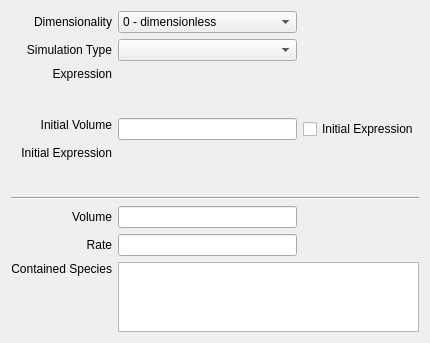
<?xml version="1.0" encoding="UTF-8"?>
<ui version="4.0">
 <comment> All rights reserved. </comment>
 <class>CQCompartment</class>
 <widget class="CopasiWidget" name="CQCompartment">
  <property name="geometry">
   <rect>
    <x>0</x>
    <y>0</y>
    <width>430</width>
    <height>336</height>
   </rect>
  </property>
  <property name="sizePolicy">
   <sizepolicy hsizetype="Preferred" vsizetype="Preferred">
    <horstretch>0</horstretch>
    <verstretch>0</verstretch>
   </sizepolicy>
  </property>
  <property name="caption" stdset="0">
   <string>Compartment</string>
  </property>
  <layout class="QGridLayout" name="gridLayout" columnstretch="0,1,0,0,0">
   <item row="0" column="0">
    <widget class="QLabel" name="mpLblDim">
     <property name="sizePolicy">
      <sizepolicy hsizetype="Preferred" vsizetype="Minimum">
       <horstretch>0</horstretch>
       <verstretch>0</verstretch>
      </sizepolicy>
     </property>
     <property name="text">
      <string>Dimensionality</string>
     </property>
     <property name="alignment">
      <set>Qt::AlignRight|Qt::AlignTrailing|Qt::AlignVCenter</set>
     </property>
     <property name="wordWrap">
      <bool>false</bool>
     </property>
    </widget>
   </item>
   <item row="0" column="1" colspan="3">
    <widget class="QComboBox" name="mpComboBoxDim">
     <property name="sizePolicy">
      <sizepolicy hsizetype="MinimumExpanding" vsizetype="Fixed">
       <horstretch>0</horstretch>
       <verstretch>0</verstretch>
      </sizepolicy>
     </property>
     <item>
      <property name="text">
       <string>0 - dimensionless</string>
      </property>
     </item>
     <item>
      <property name="text">
       <string>1D - Length</string>
      </property>
     </item>
     <item>
      <property name="text">
       <string>2D - Area</string>
      </property>
     </item>
     <item>
      <property name="text">
       <string>3D - Volume</string>
      </property>
     </item>
    </widget>
   </item>
   <item row="1" column="0">
    <widget class="QLabel" name="mpLblType">
     <property name="sizePolicy">
      <sizepolicy hsizetype="Preferred" vsizetype="Minimum">
       <horstretch>0</horstretch>
       <verstretch>0</verstretch>
      </sizepolicy>
     </property>
     <property name="text">
      <string>Simulation Type</string>
     </property>
     <property name="alignment">
      <set>Qt::AlignRight|Qt::AlignTrailing|Qt::AlignVCenter</set>
     </property>
     <property name="wordWrap">
      <bool>false</bool>
     </property>
    </widget>
   </item>
   <item row="1" column="1" colspan="3">
    <widget class="QComboBox" name="mpComboBoxType">
     <property name="sizePolicy">
      <sizepolicy hsizetype="MinimumExpanding" vsizetype="Fixed">
       <horstretch>0</horstretch>
       <verstretch>0</verstretch>
      </sizepolicy>
     </property>
    </widget>
   </item>
   <item row="2" column="0">
    <widget class="QLabel" name="mpLblExpression">
     <property name="sizePolicy">
      <sizepolicy hsizetype="Preferred" vsizetype="Minimum">
       <horstretch>0</horstretch>
       <verstretch>0</verstretch>
      </sizepolicy>
     </property>
     <property name="text">
      <string>Expression</string>
     </property>
     <property name="alignment">
      <set>Qt::AlignRight|Qt::AlignTop|Qt::AlignTrailing</set>
     </property>
     <property name="wordWrap">
      <bool>false</bool>
     </property>
    </widget>
   </item>
   <item row="2" column="1" colspan="4">
    <widget class="CQExpressionMmlStackedWidget" name="mpExpressionEMW">
     <property name="sizePolicy">
      <sizepolicy hsizetype="Preferred" vsizetype="Preferred">
       <horstretch>0</horstretch>
       <verstretch>1</verstretch>
      </sizepolicy>
     </property>
     <property name="minimumSize">
      <size>
       <width>300</width>
       <height>45</height>
      </size>
     </property>
     <property name="currentIndex">
      <number>1</number>
     </property>
     <widget class="QWidget" name="page"/>
     <widget class="QWidget" name="page_2"/>
    </widget>
   </item>
   <item row="3" column="0">
    <widget class="QLabel" name="mpLblInitialValue">
     <property name="sizePolicy">
      <sizepolicy hsizetype="Preferred" vsizetype="Minimum">
       <horstretch>0</horstretch>
       <verstretch>0</verstretch>
      </sizepolicy>
     </property>
     <property name="text">
      <string>Initial Volume</string>
     </property>
     <property name="alignment">
      <set>Qt::AlignRight</set>
     </property>
     <property name="wordWrap">
      <bool>false</bool>
     </property>
    </widget>
   </item>
   <item row="3" column="1" colspan="3">
    <widget class="QLineEdit" name="mpEditInitialVolume">
     <property name="sizePolicy">
      <sizepolicy hsizetype="MinimumExpanding" vsizetype="Fixed">
       <horstretch>0</horstretch>
       <verstretch>0</verstretch>
      </sizepolicy>
     </property>
    </widget>
   </item>
   <item row="3" column="4">
    <widget class="QCheckBox" name="mpBoxUseInitialExpression">
     <property name="text">
      <string>Initial Expression</string>
     </property>
    </widget>
   </item>
   <item row="4" column="0">
    <widget class="QLabel" name="mpLblInitialExpression">
     <property name="sizePolicy">
      <sizepolicy hsizetype="Preferred" vsizetype="Minimum">
       <horstretch>0</horstretch>
       <verstretch>0</verstretch>
      </sizepolicy>
     </property>
     <property name="text">
      <string>Initial Expression</string>
     </property>
     <property name="alignment">
      <set>Qt::AlignRight|Qt::AlignTop|Qt::AlignTrailing</set>
     </property>
     <property name="wordWrap">
      <bool>false</bool>
     </property>
    </widget>
   </item>
   <item row="4" column="1" colspan="4">
    <widget class="CQExpressionMmlStackedWidget" name="mpInitialExpressionEMW">
     <property name="sizePolicy">
      <sizepolicy hsizetype="Preferred" vsizetype="Preferred">
       <horstretch>0</horstretch>
       <verstretch>1</verstretch>
      </sizepolicy>
     </property>
     <property name="minimumSize">
      <size>
       <width>300</width>
       <height>45</height>
      </size>
     </property>
     <property name="currentIndex">
      <number>1</number>
     </property>
     <widget class="QWidget" name="page_3"/>
     <widget class="QWidget" name="page_4"/>
    </widget>
   </item>
   <item row="5" column="0" colspan="5">
    <widget class="Line" name="mpLine1">
     <property name="frameShape">
      <enum>QFrame::HLine</enum>
     </property>
     <property name="frameShadow">
      <enum>QFrame::Sunken</enum>
     </property>
    </widget>
   </item>
   <item row="6" column="0">
    <widget class="QLabel" name="mpLblVolume">
     <property name="sizePolicy">
      <sizepolicy hsizetype="Preferred" vsizetype="Minimum">
       <horstretch>0</horstretch>
       <verstretch>0</verstretch>
      </sizepolicy>
     </property>
     <property name="text">
      <string>Volume</string>
     </property>
     <property name="alignment">
      <set>Qt::AlignRight|Qt::AlignTrailing|Qt::AlignVCenter</set>
     </property>
     <property name="wordWrap">
      <bool>false</bool>
     </property>
    </widget>
   </item>
   <item row="6" column="1" colspan="3">
    <widget class="QLineEdit" name="mpEditCurrentVolume">
     <property name="sizePolicy">
      <sizepolicy hsizetype="MinimumExpanding" vsizetype="Fixed">
       <horstretch>0</horstretch>
       <verstretch>0</verstretch>
      </sizepolicy>
     </property>
     <property name="readOnly">
      <bool>true</bool>
     </property>
    </widget>
   </item>
   <item row="7" column="0">
    <widget class="QLabel" name="mpLblRate">
     <property name="sizePolicy">
      <sizepolicy hsizetype="Preferred" vsizetype="Minimum">
       <horstretch>0</horstretch>
       <verstretch>0</verstretch>
      </sizepolicy>
     </property>
     <property name="text">
      <string>Rate</string>
     </property>
     <property name="alignment">
      <set>Qt::AlignRight|Qt::AlignTrailing|Qt::AlignVCenter</set>
     </property>
     <property name="wordWrap">
      <bool>false</bool>
     </property>
    </widget>
   </item>
   <item row="7" column="1" colspan="3">
    <widget class="QLineEdit" name="mpEditRate">
     <property name="sizePolicy">
      <sizepolicy hsizetype="MinimumExpanding" vsizetype="Fixed">
       <horstretch>0</horstretch>
       <verstretch>0</verstretch>
      </sizepolicy>
     </property>
     <property name="readOnly">
      <bool>true</bool>
     </property>
    </widget>
   </item>
   <item row="8" column="0">
    <widget class="QLabel" name="mpLblMetabolites">
     <property name="sizePolicy">
      <sizepolicy hsizetype="Preferred" vsizetype="Minimum">
       <horstretch>0</horstretch>
       <verstretch>0</verstretch>
      </sizepolicy>
     </property>
     <property name="text">
      <string>Contained Species</string>
     </property>
     <property name="alignment">
      <set>Qt::AlignRight|Qt::AlignTop|Qt::AlignTrailing</set>
     </property>
     <property name="wordWrap">
      <bool>false</bool>
     </property>
    </widget>
   </item>
   <item row="8" column="1" colspan="4">
    <widget class="QTableWidget" name="mpMetaboliteTable">
     <property name="sizePolicy">
      <sizepolicy hsizetype="Expanding" vsizetype="Expanding">
       <horstretch>0</horstretch>
       <verstretch>4</verstretch>
      </sizepolicy>
     </property>
     <property name="editTriggers">
      <set>QAbstractItemView::NoEditTriggers</set>
     </property>
     <property name="alternatingRowColors">
      <bool>true</bool>
     </property>
     <property name="horizontalScrollMode">
      <enum>QAbstractItemView::ScrollPerPixel</enum>
     </property>
     <attribute name="horizontalHeaderVisible">
      <bool>false</bool>
     </attribute>
     <attribute name="horizontalHeaderStretchLastSection">
      <bool>true</bool>
     </attribute>
     <attribute name="verticalHeaderVisible">
      <bool>false</bool>
     </attribute>
     <column>
      <property name="text">
       <string>Species</string>
      </property>
     </column>
    </widget>
   </item>
   <item row="9" column="2">
    <spacer name="mpVerticalSpacer">
     <property name="orientation">
      <enum>Qt::Vertical</enum>
     </property>
     <property name="sizeHint" stdset="0">
      <size>
       <width>20</width>
       <height>3</height>
      </size>
     </property>
    </spacer>
   </item>
  </layout>
 </widget>
 <layoutdefault spacing="6" margin="11"/>
 <customwidgets>
  <customwidget>
   <class>CopasiWidget</class>
   <extends>QWidget</extends>
   <header>copasi/UI/copasiWidget.h</header>
   <container>1</container>
  </customwidget>
  <customwidget>
   <class>CQExpressionMmlStackedWidget</class>
   <extends>QStackedWidget</extends>
   <header>CQExpressionMmlStackedWidget.h</header>
   <container>1</container>
  </customwidget>
 </customwidgets>
 <tabstops>
  <tabstop>mpComboBoxDim</tabstop>
  <tabstop>mpComboBoxType</tabstop>
  <tabstop>mpExpressionEMW</tabstop>
  <tabstop>mpEditInitialVolume</tabstop>
  <tabstop>mpBoxUseInitialExpression</tabstop>
  <tabstop>mpInitialExpressionEMW</tabstop>
  <tabstop>mpEditCurrentVolume</tabstop>
  <tabstop>mpEditRate</tabstop>
 </tabstops>
 <resources/>
 <connections>
  <connection>
   <sender>mpComboBoxType</sender>
   <signal>activated(int)</signal>
   <receiver>CQCompartment</receiver>
   <slot>slotTypeChanged(int)</slot>
   <hints>
    <hint type="sourcelabel">
     <x>20</x>
     <y>20</y>
    </hint>
    <hint type="destinationlabel">
     <x>20</x>
     <y>20</y>
    </hint>
   </hints>
  </connection>
  <connection>
   <sender>mpBoxUseInitialExpression</sender>
   <signal>toggled(bool)</signal>
   <receiver>CQCompartment</receiver>
   <slot>slotInitialTypeChanged(bool)</slot>
   <hints>
    <hint type="sourcelabel">
     <x>20</x>
     <y>20</y>
    </hint>
    <hint type="destinationlabel">
     <x>20</x>
     <y>20</y>
    </hint>
   </hints>
  </connection>
  <connection>
   <sender>mpMetaboliteTable</sender>
   <signal>cellDoubleClicked(int,int)</signal>
   <receiver>CQCompartment</receiver>
   <slot>slotMetaboliteTableCurrentChanged(int,int)</slot>
   <hints>
    <hint type="sourcelabel">
     <x>329</x>
     <y>333</y>
    </hint>
    <hint type="destinationlabel">
     <x>260</x>
     <y>220</y>
    </hint>
   </hints>
  </connection>
 </connections>
</ui>
